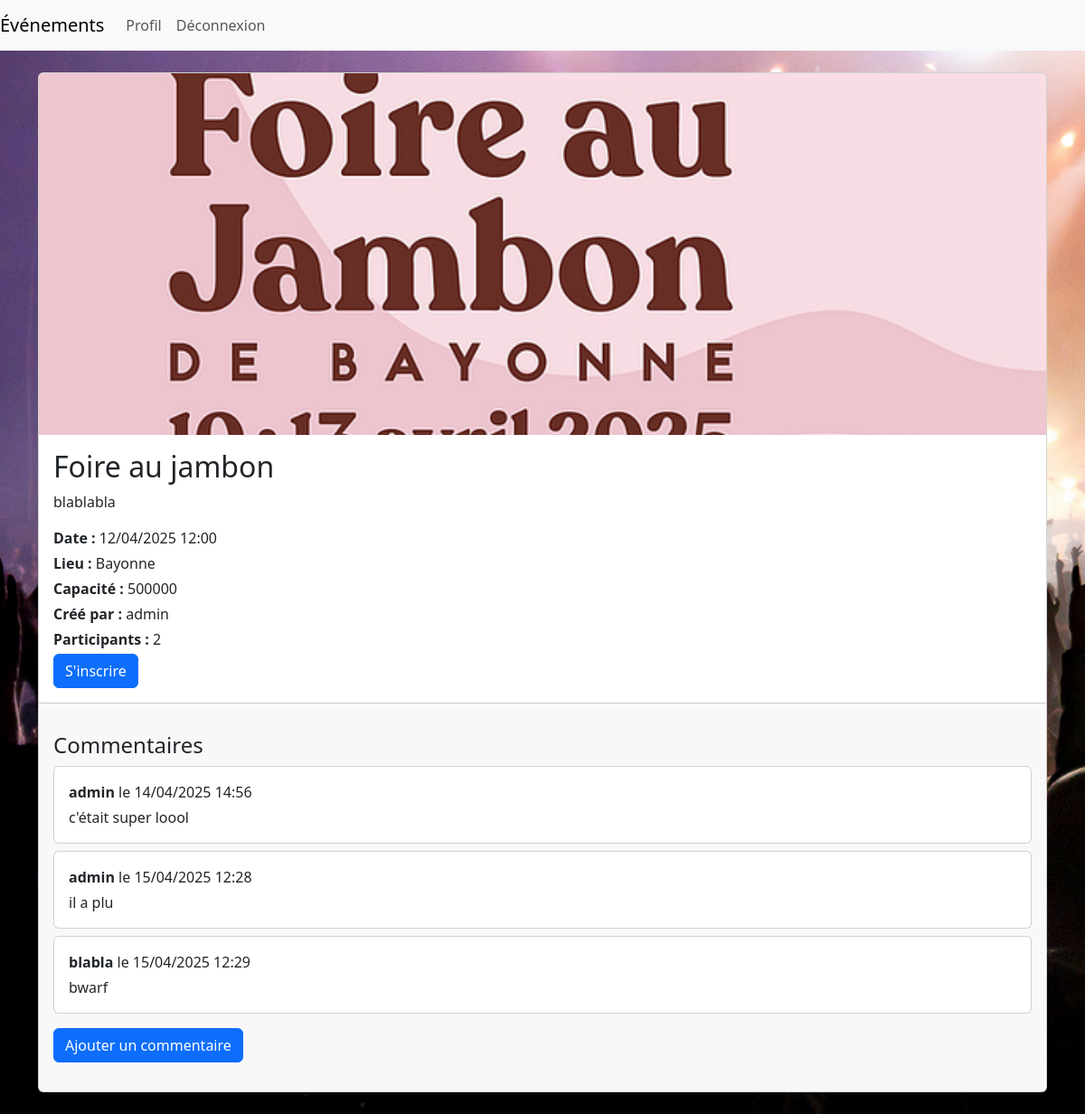
Screenshot of /event/1/ (signed in) with the database file from the repository.
### events/models.py (models this page shows, shortened)
class Event(models.Model):
    title = models.CharField(max_length=200)
    description = models.TextField()
    date = models.DateTimeField()
    location = models.CharField(max_length=255)
    capacity = models.PositiveIntegerField()
    image = models.ImageField(upload_to='event_images/', blank=True, null=True)
    creator = models.ForeignKey(User, related_name='created_events', on_delete=models.CASCADE)
    participants = models.ManyToManyField(User, related_name='participating_events', blank=True)

### comments/models.py (models this page shows, shortened)
class Comment(models.Model):
    user = models.ForeignKey(User, on_delete=models.CASCADE)
    event = models.ForeignKey(Event, on_delete=models.CASCADE, related_name='comments')
    content = models.TextField()
    created_at = models.DateTimeField(auto_now_add=True)

### events/views.py (the view)
# urls.py: path('event/<int:pk>/', views.EventDetailView.as_view(), name='event_detail'),
class EventDetailView(DetailView):
    model = Event
    template_name = 'events/event_detail.html'
    context_object_name = 'event'

### events/templates/events/event_detail.html (shortened to what this page needs)
{% extends "base.html" %}
{% block content %}
  <div class="card mb-4">
    {% if event.image %}
      <img src="{{ event.image.url }}" class="card-img-top" alt="{{ event.title }}" style="max-height: 400px; object-fit: cover;">
    {% endif %}
    <div class="card-body">
      <h2 class="card-title">{{ event.title }}</h2>
      <p class="card-text">{{ event.description }}</p>
      <p class="mb-1"><strong>Date :</strong> {{ event.date|date:"d/m/Y H:i" }}</p>
      <p class="mb-1"><strong>Lieu :</strong> {{ event.location }}</p>
      <p class="mb-1"><strong>Capacité :</strong> {{ event.capacity }}</p>
      <p class="mb-1"><strong>Créé par :</strong> {{ event.creator.username }}</p>
      <p class="mb-1"><strong>Participants :</strong> {{ event.participants.count }}</p>
      {% if user.is_authenticated %}
        <div class="btn-group" role="group">
          {% if user in event.participants.all %}
            <a href="{% url 'unregister_event' event.pk %}" class="btn btn-warning">Se désinscrire</a>
          {% else %}
            <a href="{% url 'register_event' event.pk %}" class="btn btn-primary">S'inscrire</a>
          {% endif %}
        </div>
      {% endif %}
    </div>
    <div class="card-footer">
      {% include "comments/comment_list.html" with event=event %}
    </div>
  </div>
{% endblock %}

### comments/templates/comments/comment_list.html (shortened to what this page needs)
<div class="mt-4 mb-4">
  <h4>Commentaires</h4>
  {% for comment in event.comments.all %}
    <div class="card mb-2">
      <div class="card-body">
        <p class="mb-1"><strong>{{ comment.user.username }}</strong> le {{ comment.created_at|date:"d/m/Y H:i" }}</p>
        <p class="card-text">{{ comment.content }}</p>
      </div>
    </div>
  {% empty %}
    <p class="text-muted">Aucun commentaire pour cet événement.</p>
  {% endfor %}
  {% if user.is_authenticated %}
    <div class="mt-3">
      <a href="{% url 'add_comment' event.pk %}" class="btn btn-primary">Ajouter un commentaire</a>
    </div>
  {% else %}
    <p><em>Connectez-vous pour ajouter un commentaire.</em></p>
  {% endif %}
</div>

### static/css/style.css (style rules this page uses)
body { background: url("../images/event-bg-img.png") no-repeat center center fixed; background-size: cover; }

### rows the page displays
Event: image (picture), title "Foire au jambon", description "blablabla", date "12/04/2025 12:00", location "Bayonne", capacity "500000", creator.username "admin", participants.count "2"
Comment: user.username "admin", created_at "14/04/2025 14:56", content "c'était super loool"
Comment: user.username "admin", created_at "15/04/2025 12:28", content "il a plu"
Comment: user.username "blabla", created_at "15/04/2025 12:29", content "bwarf"
